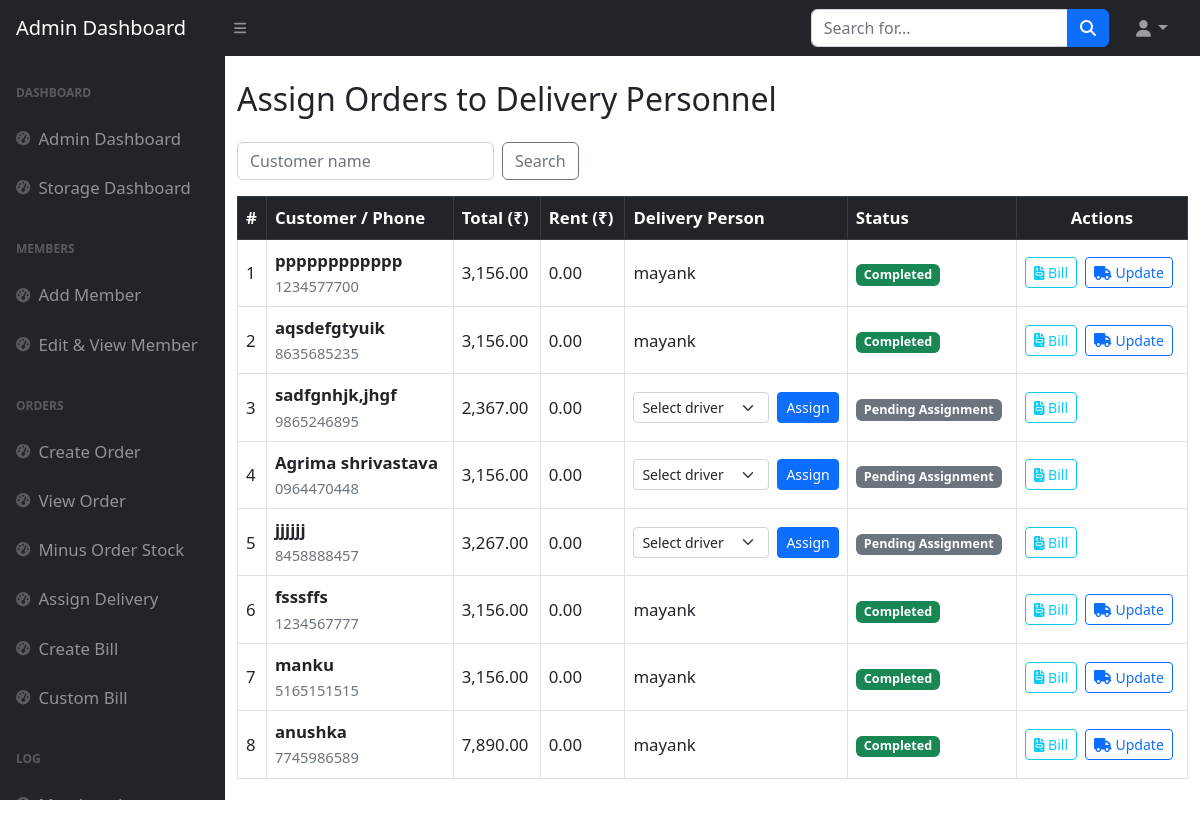
Screenshot of /rctiles/admin_dashboard/assign_delivery.php with the database file from the repository.
### tables this page shows
CREATE TABLE orders (
  order_id int(11) NOT NULL,
  order_date datetime DEFAULT current_timestamp(),
  customer_id int(11) DEFAULT NULL,
  total_amount decimal(10,2) NOT NULL,
  final_amount DECIMAL(10,2) DEFAULT NULL,
  discounted_amount decimal(10,2) DEFAULT NULL,
  transport_rent decimal(10,2) DEFAULT 0.00,
  stock_done tinyint(1) DEFAULT 0,
  deleted tinyint(1) DEFAULT 0
);

CREATE TABLE customers (
  customer_id int(11) NOT NULL,
  name varchar(100) NOT NULL,
  phone_no varchar(15) NOT NULL,
  email varchar(255) DEFAULT NULL,
  address text DEFAULT NULL,
  city varchar(100) DEFAULT NULL,
  created_at datetime DEFAULT current_timestamp()
);

### rctiles/admin_dashboard/assign_delivery.php (the view, shortened to what this page needs)
<?php
require_once '../db_connect.php';
$where = ["po.approved = 1"];
$sql = "SELECT o.order_id, c.name customer, c.phone_no,  o.transport_rent,
   (SELECT SUM(custom_price) FROM pending_orders WHERE order_id = o.order_id) AS discounted_amount,
               IFNULL(d.delivery_id,0) AS delivery_id,
               d.delivery_user_id, d.status, d.amount_paid, d.amount_remaining
        FROM orders o
        JOIN customers c ON c.customer_id = o.customer_id
        JOIN pending_orders po ON po.order_id = o.order_id
        LEFT JOIN delivery_orders d ON d.order_id = o.order_id
        WHERE " . implode(' AND ', $where) . "
        GROUP BY o.order_id
        ORDER BY o.order_date DESC";
    $stmt = $mysqli->prepare($sql);
    $stmt->execute();
    $result = $stmt->get_result();
    ?>
<!DOCTYPE html>
<html lang="en">
    <head>
        <link href="https://cdn.jsdelivr.net/npm/simple-datatables@7.1.2/dist/style.min.css" rel="stylesheet" />
        <link href="../css/styles.css" rel="stylesheet" />
    </head>
    <body class="sb-nav-fixed">
        <?php include "admin_header.php";  ?>
            <div id="layoutSidenav_content">
                <main>
<main class="py-4 container-fluid">
    <h2 class="mb-4">Assign Orders to Delivery Personnel</h2>
    <form class="row g-2 mb-3" method="get">
        <div class="col-auto">
            <input type="text" class="form-control" name="search" placeholder="Customer name" value="<?= htmlspecialchars($_GET['search'] ?? '') ?>">
        </div>
        <div class="col-auto">
            <button class="btn btn-outline-secondary">Search</button>
        </div>
    </form>
    <div class="table-responsive">
        <table class="table table-bordered align-middle">
            <thead class="table-dark">
            <tr>
                <th>#</th>
                <th>Customer / Phone</th>
                <th>Total (₹)</th>
                <th>Rent (₹)</th>
                <th>Delivery Person</th>
                <th>Status</th>
                <th class="text-center">Actions</th>
            </tr>
            </thead>
            <tbody>
            <?php $i=1; while($row=$result->fetch_assoc()):
                $grand = (float)$row['discounted_amount'] + (float)$row['transport_rent'];
            ?>
                <tr>
                    <td><?= $i++ ?></td>
                    <td>
                        <strong><?= htmlspecialchars($row['customer']) ?></strong><br>
                        <a href="tel:<?= $row['phone_no'] ?>" class="text-decoration-none small text-muted"><?= htmlspecialchars($row['phone_no']) ?></a>
                    </td>
                    <td><?= number_format($grand,2) ?></td>
                    <td><?= number_format($row['transport_rent'],2) ?></td>
                    <td>
                        <?php if(!$row['delivery_id']): ?>
                            <form class="d-flex" method="post" onsubmit="return confirm('Assign this order to selected user?');">
                                <select name="delivery_user_id" class="form-select form-select-sm me-2" required>
                                    <option value="" disabled selected>Select driver</option>
                                </select>
                                <button class="btn btn-sm btn-primary" name="assign_order">Assign</button>
                            </form>
                        <?php else: ?>
                            <?= htmlspecialchars($mysqli->query("SELECT name FROM users WHERE user_id=".$row['delivery_user_id'])->fetch_column()) ?>
                        <?php endif; ?>
                    </td>
                    <td>
                        <?php if(!$row['delivery_id']): ?>
                            <span class="badge bg-secondary">Pending Assignment</span>
                        <?php else: ?>
                            <?php if($row['amount_remaining']<=0): ?>
                                <span class="badge bg-success">Completed</span>
                            <?php else: ?>
                                <span class="badge bg-warning text-dark"><?= htmlspecialchars($row['status']) ?></span><br>
                                <small class="text-muted">Due ₹<?= number_format($row['amount_remaining'],2) ?></small>
                            <?php endif; ?>
                        <?php endif; ?>
                    </td>
                    <td class="text-nowrap">
                        <a class="btn btn-sm btn-outline-info" target="_blank" href="view_bill.php?order_id=<?= $row['order_id'] ?>"><i class="fa fa-file-invoice"></i> Bill</a>
                        <?php if($row['delivery_id']): ?>
                            <button class="btn btn-sm btn-outline-primary ms-1 open-delivery" data-delivery="<?= $row['delivery_id'] ?>">
                                <i class="fa fa-truck"></i> Update
                            </button>
                        <?php endif; ?>
                    </td>
                </tr>
            <?php endwhile; ?>
            </tbody>
        </table>
    </div>
</main>
</div>
</body>
</html>

### rctiles/admin_dashboard/assign_delivery.php (style rules this page uses)
body { font-size:1.05rem; }

### rows the page displays
orders: customer.name "pppppppppppp", customer.phone_no "1234577700", grand "3,156.00", transport_rent "0.00", fetch_column "mayank", shows "Completed"
orders: customer.name "aqsdefgtyuik", customer.phone_no "8635685235", grand "3,156.00", transport_rent "0.00", fetch_column "mayank", shows "Completed"
orders: customer.name "sadfgnhjk,jhgf", customer.phone_no "9865246895", grand "2,367.00", transport_rent "0.00", shows "Pending Assignment"
orders: customer.name "Agrima shrivastava", customer.phone_no "0964470448", grand "3,156.00", transport_rent "0.00", shows "Pending Assignment"
orders: customer.name "jjjjjj", customer.phone_no "8458888457", grand "3,267.00", transport_rent "0.00", shows "Pending Assignment"
orders: customer.name "fsssffs", customer.phone_no "1234567777", grand "3,156.00", transport_rent "0.00", fetch_column "mayank", shows "Completed"
orders: customer.name "manku", customer.phone_no "5165151515", grand "3,156.00", transport_rent "0.00", fetch_column "mayank", shows "Completed"
orders: customer.name "anushka", customer.phone_no "7745986589", grand "7,890.00", transport_rent "0.00", fetch_column "mayank", shows "Completed"
